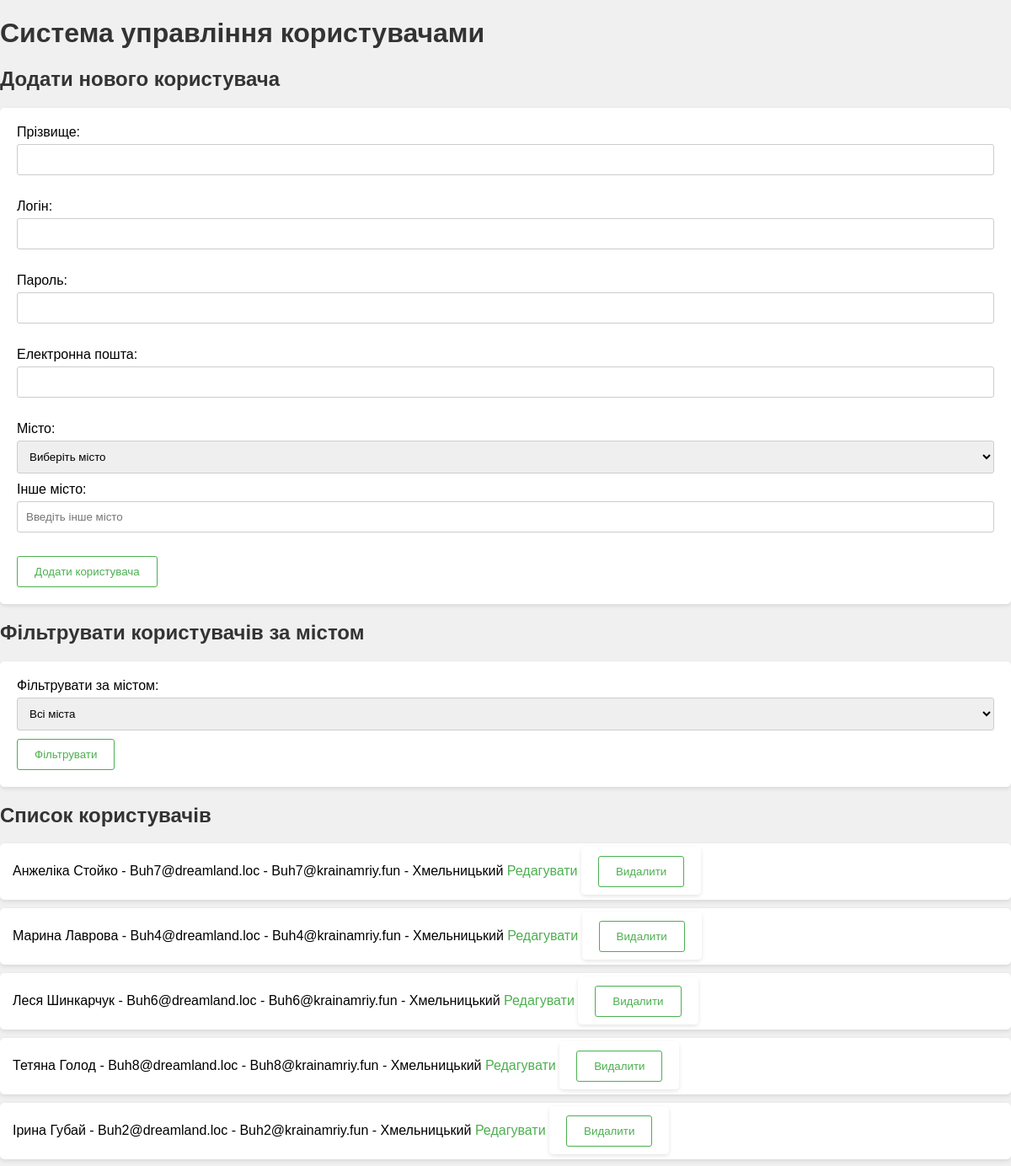
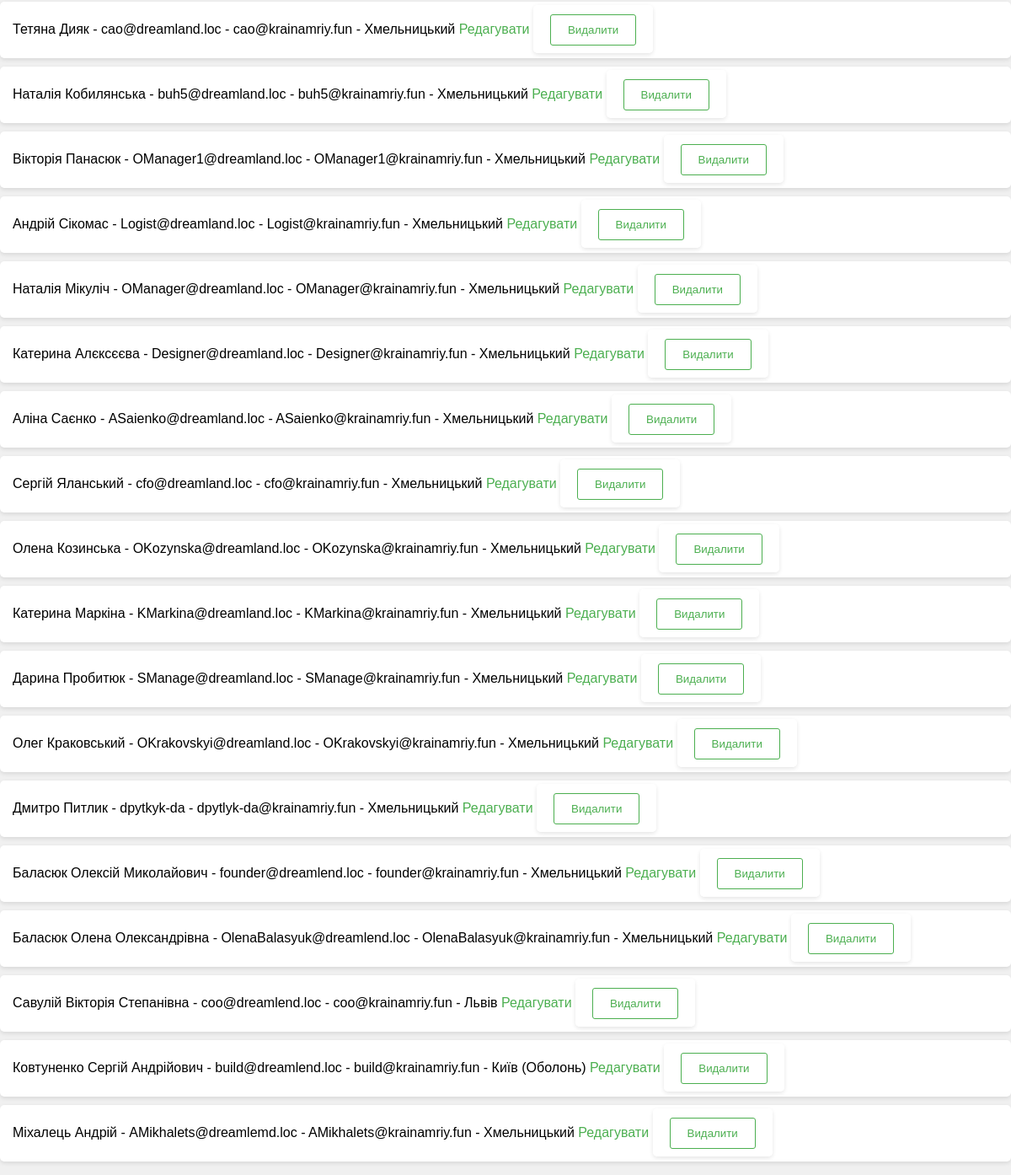
The page / on the database its author committed (2 pictures, top to bottom).
### tables this page shows
CREATE TABLE Пользователи (
                    ID INTEGER PRIMARY KEY AUTOINCREMENT,
                    Фамилия TEXT NOT NULL,
                    Логин TEXT NOT NULL,
                    Пароль TEXT NOT NULL,
                    Почта TEXT NOT NULL,
                    Город TEXT NOT NULL,
                    РН INTEGER UNIQUE NOT NULL
                );

### app.py (the view)
@app.route('/')
def index():
    cities = get_cities()
    selected_city = request.args.get('city')
    conn = sqlite3.connect('users.db')
    cursor = conn.cursor()
    if selected_city:
        cursor.execute("SELECT * FROM Пользователи WHERE Город=?", (selected_city,))
    else:
        cursor.execute("SELECT * FROM Пользователи")
    users = cursor.fetchall()
    conn.close()
    return render_template('index.html', users=users, cities=cities, selected_city=selected_city)

### app.py (called while the page is built)
def get_cities():
    conn = sqlite3.connect('users.db')
    cursor = conn.cursor()
    cursor.execute("SELECT Название_города FROM Города")  # Получаем названия городов из таблицы "Города"
    cities = cursor.fetchall()
    conn.close()
    return cities

### templates/index.html (shortened to what this page needs)
<!DOCTYPE html>
<html lang="uk">
<head>
    <link rel="stylesheet" href="/static/styles.css">
</head>
<body>
    <h1>Система управління користувачами</h1>
    <h2>Додати нового користувача</h2>
    <form action="/add_user" method="post">
        <label for="last_name">Прізвище:</label>
        <input type="text" id="last_name" name="last_name" required><br><br>
        <label for="login">Логін:</label>
        <input type="text" id="login" name="login" required><br><br>
        <label for="password">Пароль:</label>
        <input type="password" id="password" name="password" required><br><br>
        <label for="email">Електронна пошта:</label>
        <input type="email" id="email" name="email" required><br><br>
        <label for="city">Місто:</label>
        <select id="city" name="city" required>
            <option value="">Виберіть місто</option>
        </select>
        <label for="other_city">Інше місто:</label>
        <input type="text" id="other_city" name="other_city" placeholder="Введіть інше місто"><br><br>
        <input type="submit" value="Додати користувача">
    </form>
    <h2>Фільтрувати користувачів за містом</h2>
    <form action="/" method="get">
        <label for="filter_city">Фільтрувати за містом:</label>
        <select id="filter_city" name="city">
            <option value="">Всі міста</option>
        </select>
        <input type="submit" value="Фільтрувати">
    </form>
    <h2>Список користувачів</h2>
    <ul>
        {% for user in users %}
            <li>
                {{ user[1] }} - {{ user[2] }} - {{ user[4] }} - {{ user[5] }}
                <a href="/edit_user/{{ user[0] }}">Редагувати</a>
                <form action="/delete_user/{{ user[0] }}" method="post" style="display: inline;">
                    <button type="submit">Видалити</button>
                </form>
            </li>
        {% endfor %}
    </ul>
</body>
</html>

### static/styles.css (style rules this page uses)
body { font-family: Arial, sans-serif; background-color: #f0f0f0; margin: 0; padding: 0; }
h1, h2, h3 { color: #333; }
form { background-color: #fff; padding: 20px; border-radius: 5px; box-shadow: 0 2px 5px rgba(0, 0, 0, 0.1); }
label { display: block; margin-bottom: 5px; }
input[type="text"], input[type="password"], input[type="email"], select { width: 100%; padding: 10px; margin-bottom: 10px; border: 1px solid #ccc; border-radius: 3px; box-sizing: border-box; }
input[type="submit"], button { background-color: transparent; color: #4CAF50; padding: 10px 20px; border: 1px solid #4CAF50; border-radius: 3px; cursor: pointer; }
ul { list-style-type: none; padding: 0; }
ul li { background-color: #fff; padding: 15px; margin-bottom: 10px; border-radius: 5px; box-shadow: 0 2px 5px rgba(0, 0, 0, 0.1); }
ul li a { color: #4CAF50; text-decoration: none; }

### rows shown on the page
Пользователи: Фамилия "Анжеліка Стойко", Логин "Buh7@dreamland.loc", Почта "Buh7@krainamriy.fun", Город "Хмельницький"
Пользователи: Фамилия "Марина Лаврова", Логин "Buh4@dreamland.loc", Почта "Buh4@krainamriy.fun", Город "Хмельницький"
Пользователи: Фамилия "Леся Шинкарчук", Логин "Buh6@dreamland.loc", Почта "Buh6@krainamriy.fun", Город "Хмельницький"
Пользователи: Фамилия "Тетяна Голод", Логин "Buh8@dreamland.loc", Почта "Buh8@krainamriy.fun", Город "Хмельницький"
Пользователи: Фамилия "Ірина Губай", Логин "Buh2@dreamland.loc", Почта "Buh2@krainamriy.fun", Город "Хмельницький"
Пользователи: Фамилия "Тетяна Дияк", Логин "cao@dreamland.loc", Почта "cao@krainamriy.fun", Город "Хмельницький"
Пользователи: Фамилия "Наталія Кобилянська", Логин "buh5@dreamland.loc", Почта "buh5@krainamriy.fun", Город "Хмельницький"
Пользователи: Фамилия "Вікторія Панасюк", Логин "OManager1@dreamland.loc", Почта "OManager1@krainamriy.fun", Город "Хмельницький"
Пользователи: Фамилия "Андрій Сікомас", Логин "Logist@dreamland.loc", Почта "Logist@krainamriy.fun", Город "Хмельницький"
Пользователи: Фамилия "Наталія Мікуліч", Логин "OManager@dreamland.loc", Почта "OManager@krainamriy.fun", Город "Хмельницький"
Пользователи: Фамилия "Катерина Алєксєєва", Логин "Designer@dreamland.loc", Почта "Designer@krainamriy.fun", Город "Хмельницький"
Пользователи: Фамилия "Аліна Саєнко", Логин "ASaienko@dreamland.loc", Почта "ASaienko@krainamriy.fun", Город "Хмельницький"
Пользователи: Фамилия "Сергій Яланський", Логин "cfo@dreamland.loc", Почта "cfo@krainamriy.fun", Город "Хмельницький"
Пользователи: Фамилия "Олена Козинська", Логин "OKozynska@dreamland.loc", Почта "OKozynska@krainamriy.fun", Город "Хмельницький"
Пользователи: Фамилия "Катерина Маркіна", Логин "KMarkina@dreamland.loc", Почта "KMarkina@krainamriy.fun", Город "Хмельницький"
Пользователи: Фамилия "Дарина Пробитюк", Логин "SManage@dreamland.loc", Почта "SManage@krainamriy.fun", Город "Хмельницький"
Пользователи: Фамилия "Олег Краковський", Логин "OKrakovskyi@dreamland.loc", Почта "OKrakovskyi@krainamriy.fun", Город "Хмельницький"
Пользователи: Фамилия "Дмитро Питлик", Логин "dpytkyk-da", Почта "dpytlyk-da@krainamriy.fun", Город "Хмельницький"
Пользователи: Фамилия "Баласюк Олексій Миколайович", Логин "founder@dreamlend.loc", Почта "founder@krainamriy.fun", Город "Хмельницький"
Пользователи: Фамилия "Баласюк Олена Олександрівна", Логин "OlenaBalasyuk@dreamlend.loc", Почта "OlenaBalasyuk@krainamriy.fun", Город "Хмельницький"
Пользователи: Фамилия "Савулій Вікторія Степанівна", Логин "coo@dreamlend.loc", Почта "coo@krainamriy.fun", Город "Львів"
Пользователи: Фамилия "Ковтуненко Сергій Андрійович", Логин "build@dreamlend.loc", Почта "build@krainamriy.fun", Город "Київ (Оболонь)"
Пользователи: Фамилия "Міхалець Андрій", Логин "AMikhalets@dreamlemd.loc", Почта "AMikhalets@krainamriy.fun", Город "Хмельницький"
